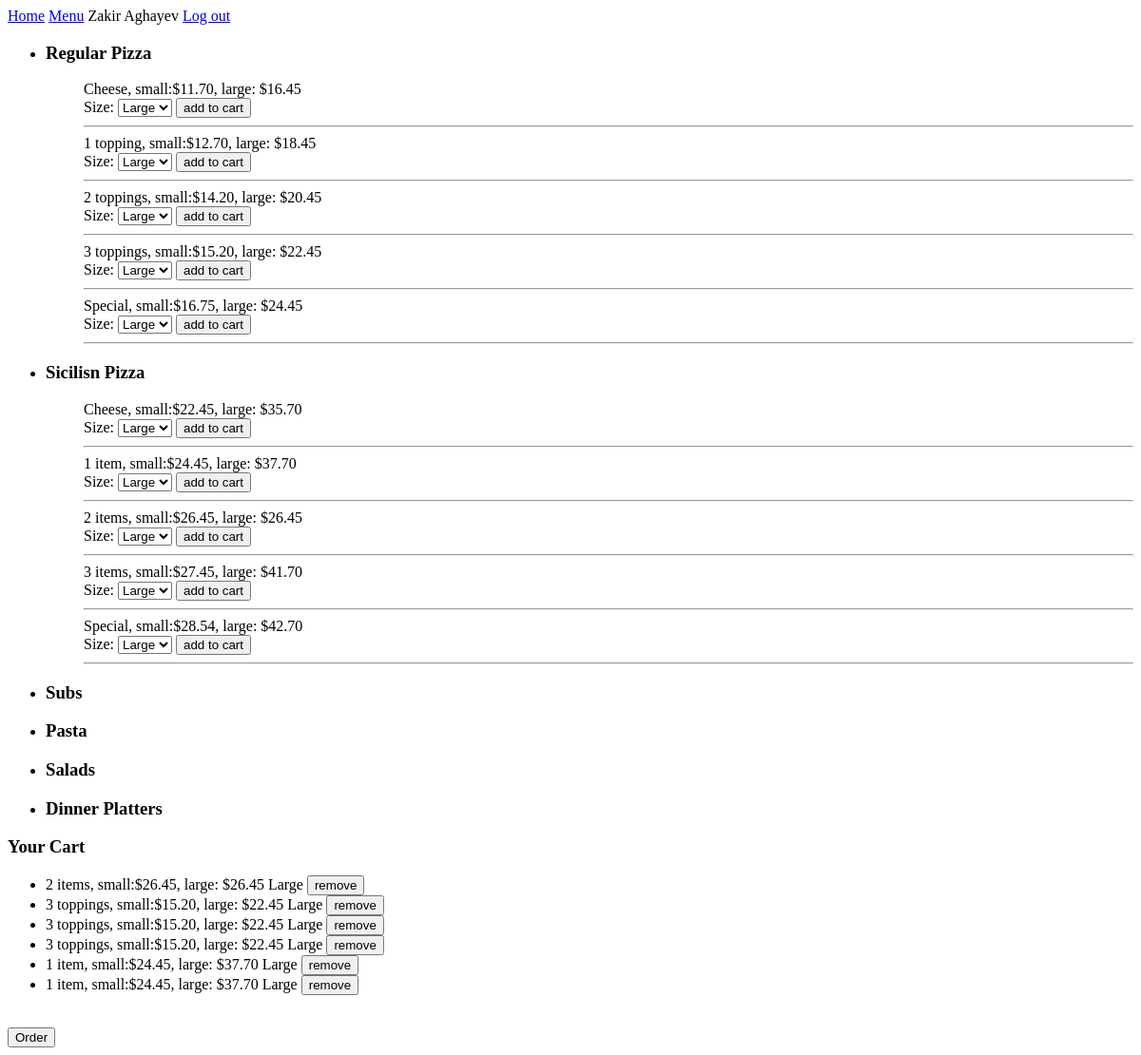
/ (signed in), run on the app's committed database.
### orders/models.py (models this page shows, shortened)
class User(AbstractBaseUser):# those have been created to Manage  User Model
    email = models.EmailField(max_length=255,unique=True)
    active = models.BooleanField(default=True) #can login
    staff = models.BooleanField(default=False) #staff user
    admin = models.BooleanField(default=False) #superuser
    timestamp = models.DateTimeField(auto_now_add=True)
    first_name = models.CharField(max_length=255,null=True,blank=True)
    last_name = models.CharField(max_length=255,null=True,blank=True)
    birthday = models.CharField(max_length=255,blank=True,null=True)
    USERNAME_FIELD = 'email'
    REQUIRED_FIELDS=[]
    objects = UserManager()
    @property
    def is_active(self):
        return self.active

### orders/models_item.py (models this page shows)
class RegularPizza(models.Model):
    name = models.CharField(max_length=32)
    small = models.CharField(max_length=8)
    large = models.CharField(max_length=8)
    def __str__(self):
        return f" {self.name}, small:{self.small}, large: {self.large}"

class SicilianPizza(models.Model):
    name = models.CharField(max_length=32)
    small = models.CharField(max_length=8)
    large = models.CharField(max_length=8)
    def __str__(self):
        return f" {self.name}, small:{self.small}, large: {self.large}"

class Meals(models.Model):
    price = models.CharField(max_length=8)
    toppings = models.ManyToManyField(Toppings,blank=True,related_name="meals")
    content_type = models.ForeignKey(ContentType, on_delete=models.CASCADE)
    object_id = models.PositiveIntegerField()
    order = GenericForeignKey('content_type','object_id')
    def __str__(self):
        return f"{self.order} {self.price}"

### orders/views.py (the view)
# urls.py: path("", views.index, name="index"),
def index(request):
    if request.user.is_authenticated:
        try:
            myorders = Cart.objects.get(customer=User.objects.get(email = request.user.email)).order.all()
        except:
            myorders = None
        context = {
            "RPs":RegularPizza.objects.all(),
            "SPs":SicilianPizza.objects.all(),
            "Subs":Subs.objects.all(),
            "DPs":DinnerPlatters.objects.all(),
            "Pastas":Pasta.objects.all(),
            "Salads":Salad.objects.all(),
            "incarts":myorders,
            "login":"login",
            "user":request.user,
        }
        return render(request, "orders/menu.html",context)
    else:
        return render(request, "orders/login.html")

### orders/templates/orders/menu.html (shortened to what this page needs)
{% extends 'orders/base.html' %}
{% load static %}
{% block body %}
<link rel="stylesheet" href="{% static 'orders/menu.css' %}">
<div >
    <ul class="meal-type">
      <li>
         <h3>Regular Pizza</h3>
        <ul>
            {% for name in RPs %}
              <label for="{{name.name}}">{{name}}</label>
                  <div class="meal" method="post">
              Size:  <select id="size" name="{{name.name}}">
                      {% if name.large %}
                       <option value="Large">Large</option>
                      {% endif %}
                     </select>
                     <button type="submit" class="add" data-value="{{name}}">add to cart</button>
                   </div>
                <hr>
            {% endfor %}
        </ul>
      </li>
      <li>
         <h3>Sicilisn Pizza</h3>
        <ul>
            {% for name in SPs %}
                    <label for="{{name.name}}">{{name}}</label>
                    <div class="meal" method="post">
                    Size:  <select id="size" name="{{name.name}}">
                      {% if name.large %}
                       <option value="Large">Large</option>
                      {% endif %}
                     </select>
                     <button class="add" data-value="{{name}}">add to cart</button>
                   </div>
                   <hr>
              {% endfor %}
        </ul>
      </li>
      <li>
         <h3>Subs</h3>
      </li>
      <li>
         <h3>Pasta</h3>
      </li>
      <li>
        <h3>Salads</h3>
      </li>
      <li>
        <h3>Dinner Platters</h3>
      </li>
    </ul>
</div>
<h3>Your Cart</h3>
<div >
  <ul id="NewSelected">
  {% for meal in incarts %}
    <li>{{meal}}
      <button class="remove" type="button" name="button">remove</button>
  </li>
  {% endfor %}
</ul>
</div>
<br>
<button id="order" type="button" name="button" >Order</button>
{% endblock %}

### orders/templates/orders/base.html (shortened to what this page needs)
{% load static %}
<!DOCTYPE html>
<html lang="en" dir="ltr">
  <head>
  </head>
  <body>
    <nav>
      <a href="#">Home</a>
      <a href="#">Menu</a>
      {% if login %}
      {{ user.first_name }} {{user.last_name }}
      <a href="{% url 'logout' %}">Log out</a>
      {% else %}
      <a href="{% url 'render_login' %}">Log in</a>
      {% endif %}
    </nav>
    {% block body %} {% endblock %}
  </body>
</html>

### data on the page
User: first_name "Zakir", last_name "Aghayev"
RegularPizza: name+small+large "Cheese, small:$11.70, large: $16.45", large+name "Large"
RegularPizza: name+small+large "1 topping, small:$12.70, large: $18.45", large+name "Large"
RegularPizza: name+small+large "2 toppings, small:$14.20, large: $20.45", large+name "Large"
RegularPizza: name+small+large "3 toppings, small:$15.20, large: $22.45", large+name "Large"
RegularPizza: name+small+large "Special, small:$16.75, large: $24.45", large+name "Large"
SicilianPizza: name+small+large "Cheese, small:$22.45, large: $35.70", large+name "Large"
SicilianPizza: name+small+large "1 item, small:$24.45, large: $37.70", large+name "Large"
SicilianPizza: name+small+large "2 items, small:$26.45, large: $26.45", large+name "Large"
SicilianPizza: name+small+large "3 items, small:$27.45, large: $41.70", large+name "Large"
SicilianPizza: name+small+large "Special, small:$28.54, large: $42.70", large+name "Large"
Meals: content_type+object+price "2 items, small:$26.45, large: $26.45 Large"
Meals: content_type+object+price "3 toppings, small:$15.20, large: $22.45 Large"
Meals: content_type+object+price "3 toppings, small:$15.20, large: $22.45 Large"
Meals: content_type+object+price "3 toppings, small:$15.20, large: $22.45 Large"
Meals: content_type+object+price "1 item, small:$24.45, large: $37.70 Large"
Meals: content_type+object+price "1 item, small:$24.45, large: $37.70 Large"
